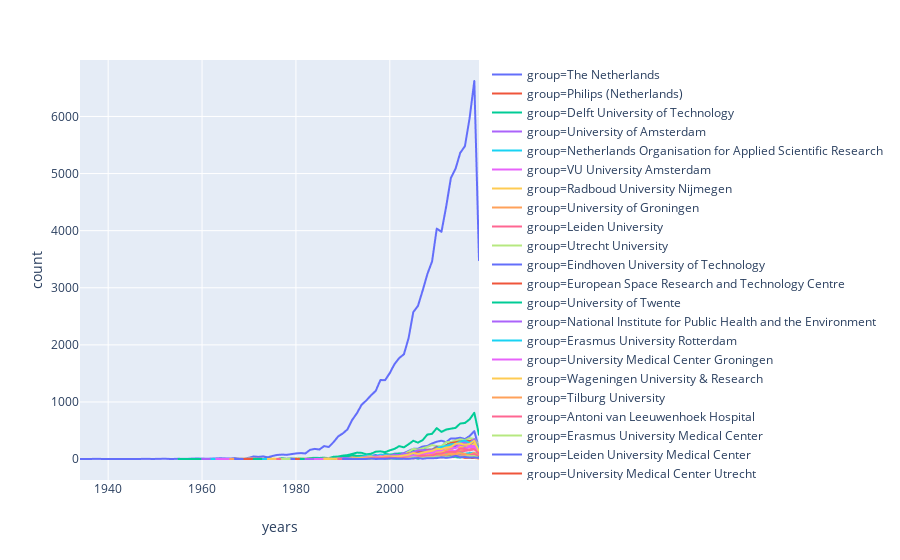

The notebook cell this image was saved under:
### Markdown cell above
### Third, let's sort the data by year and visualize it

### Code cell
# rename columns and sort by year
seed.rename(columns={'id':'years'}, inplace=True)
seed.sort_values(by="years", inplace=True)
seed.reset_index(drop=True)
px.line(seed, x="years", y="count", color="group")

### Figure 1 — Plotly figure (JSON) as saved in the notebook; plotly's stock layout.template omitted (floating-point values rounded to 4 significant figures)
{"data": [{"hoverlabel": {"namelength": 0}, "hovertemplate": "group=The Netherlands<br>years=%{x}<br>count=%{y}", "legendgroup": "group=The Netherlands", "line": {"color": "#636efa", "dash": "solid"}, "mode": "lines", "name": "group=The Netherlands", "showlegend": true, "type": "scattergl", "uid": "c6f48e9d-8656-49e8-8f30-79867986c7db", "x": [1934, 1935, 1938, 1939, 1944, 1947, 1948, 1949, 1950, 1951, 1952, 1953, 1954, 1955, 1956, 1957, 1958, 1959, 1960, 1961, 1962, 1963, 1964, 1965, 1966, 1967, 1968, 1969, 1970, 1971, 1972, 1973, 1974, 1975, 1976, 1977, 1978, 1979, 1980, 1981, 1982, 1983, 1984, 1985, 1986, 1987, 1988, 1989, 1990, 1991, 1992, 1993, 1994, 1995, 1996, 1997, 1998, 1999, 2000, 2001, 2002, 2003, 2004, 2005, 2006, 2007, 2008, 2009, 2010, 2011, 2012, 2013, 2014, 2015, 2016, 2017, 2018, 2019], "xaxis": "x", "y": [1, 1, 3, 1, 1, 2, 3, 2, 2, 3, 6, 2, 2, 5, 3, 4, 8, 9, 8, 5, 8, 11, 14, 11, 10, 18, 9, 10, 22, 45, 38, 47, 30, 54, 72, 78, 74, 86, 98, 105, 98, 161, 178, 167, 227, 211, 295, 396, 450, 521, 687, 804, 952, 1026, 1117, 1194, 1384, 1382, 1507, 1663, 1769, 1835, 2118, 2573, 2683, 2953, 3240, 3461, 4036, 3979, 4418, 4918, 5083, 5362, 5480, 5972, 6621, 3483], "yaxis": "y"}, {"hoverlabel": {"namelength": 0}, "hovertemplate": "group=Philips (Netherlands)<br>years=%{x}<br>count=%{y}", "legendgroup": "group=Philips (Netherlands)", "line": {"color": "#EF553B", "dash": "solid"}, "mode": "lines", "name": "group=Philips (Netherlands)", "showlegend": true, "type": "scattergl", "uid": "f013263c-fc15-481c-877b-2b236ab578f5", "x": [1955, 1959, 1960, 1962, 1965, 1966, 1968, 1970, 1971, 1972, 1973, 1974, 1975, 1976, 1977, 1978, 1979, 1980, 1981, 1982, 1983, 1984, 1985, 1986, 1987, 1988, 1989, 1990, 1991, 1992, 1993, 1994, 1995, 1996, 1997, 1998, 1999, 2000, 2001, 2002, 2003, 2004, 2005, 2006, 2007, 2008, 2009, 2010, 2011, 2012, 2013, 2014, 2015, 2016, 2017, 2018, 2019], "xaxis": "x", "y": [1, 1, 2, 1, 2, 1, 1, 2, 2, 3, 4, 6, 7, 3, 5, 3, 1, 3, 1, 7, 4, 7, 7, 12, 9, 23, 22, 32, 29, 21, 20, 24, 26, 27, 23, 31, 36, 31, 46, 74, 67, 74, 82, 55, 47, 41, 45, 37, 41, 42, 30, 43, 37, 21, 20, 18, 14], "yaxis": "y"}, {"hoverlabel": {"namelength": 0}, "hovertemplate": "group=Delft University of Technology<br>years=%{x}<br>count=%{y}", "legendgroup": "group=Delft University of Technology", "line": {"color": "#00cc96", "dash": "solid"}, "mode": "lines", "name": "group=Delft University of Technology", "showlegend": true, "type": "scattergl", "uid": "31635e0d-b910-4e9f-8d4b-7d7b56ac15cd", "x": [1955, 1956, 1958, 1963, 1964, 1965, 1967, 1969, 1970, 1971, 1972, 1973, 1975, 1976, 1977, 1978, 1979, 1980, 1981, 1982, 1983, 1984, 1985, 1986, 1987, 1988, 1989, 1990, 1991, 1992, 1993, 1994, 1995, 1996, 1997, 1998, 1999, 2000, 2001, 2002, 2003, 2004, 2005, 2006, 2007, 2008, 2009, 2010, 2011, 2012, 2013, 2014, 2015, 2016, 2017, 2018, 2019], "xaxis": "x", "y": [1, 1, 1, 1, 2, 1, 1, 2, 3, 5, 3, 5, 6, 4, 14, 8, 12, 12, 11, 9, 17, 22, 19, 24, 15, 40, 44, 61, 69, 90, 112, 109, 83, 93, 129, 135, 120, 153, 178, 226, 205, 260, 320, 288, 331, 429, 442, 542, 476, 517, 532, 546, 622, 632, 696, 810, 425], "yaxis": "y"}, {"hoverlabel": {"namelength": 0}, "hovertemplate": "group=University of Amsterdam<br>years=%{x}<br>count=%{y}", "legendgroup": "group=University of Amsterdam", "line": {"color": "#ab63fa", "dash": "solid"}, "mode": "lines", "name": "group=University of Amsterdam", "showlegend": true, "type": "scattergl", "uid": "e6dbe32c-1eba-4d54-bf2f-f7e7deace315", "x": [1960, 1968, 1970, 1973, 1974, 1975, 1976, 1977, 1978, 1979, 1980, 1981, 1982, 1983, 1984, 1985, 1986, 1987, 1988, 1989, 1990, 1991, 1992, 1993, 1994, 1995, 1996, 1997, 1998, 1999, 2000, 2001, 2002, 2003, 2004, 2005, 2006, 2007, 2008, 2009, 2010, 2011, 2012, 2013, 2014, 2015, 2016, 2017, 2018, 2019], "xaxis": "x", "y": [1, 1, 2, 1, 1, 1, 5, 2, 8, 3, 3, 4, 5, 4, 6, 8, 11, 12, 10, 16, 8, 25, 31, 28, 35, 28, 43, 51, 45, 28, 39, 57, 54, 46, 62, 81, 78, 105, 99, 114, 114, 116, 174, 172, 202, 206, 201, 238, 281, 261], "yaxis": "y"}, {"hoverlabel": {"namelength": 0}, "hovertemplate": "group=Netherlands Organisation for Applied Scientific Research<br>years=%{x}<br>count=%{y}", "legendgroup": "group=Netherlands Organisation for Applied Scientific Research", "line": {"color": "#19d3f3", "dash": "solid"}, "mode": "lines", "name": "group=Netherlands Organisation for Applied Scientific Research", "showlegend": true, "type": "scattergl", "uid": "cac29a45-48e0-43bd-bd13-5b2fca6595e2", "x": [1962, 1964, 1967, 1971, 1974, 1975, 1978, 1979, 1980, 1981, 1982, 1983, 1984, 1985, 1986, 1987, 1988, 1989, 1990, 1991, 1992, 1993, 1994, 1995, 1996, 1997, 1998, 1999, 2000, 2001, 2002, 2003, 2004, 2005, 2006, 2007, 2008, 2009, 2010, 2011, 2012, 2013, 2014, 2015, 2016, 2017, 2018, 2019], "xaxis": "x", "y": [1, 1, 2, 2, 1, 1, 1, 1, 1, 6, 1, 2, 6, 2, 9, 3, 7, 4, 6, 7, 9, 18, 19, 10, 28, 27, 33, 18, 26, 30, 25, 46, 33, 48, 48, 63, 62, 75, 81, 94, 84, 100, 112, 72, 76, 106, 74, 31], "yaxis": "y"}, {"hoverlabel": {"namelength": 0}, "hovertemplate": "group=VU University Amsterdam<br>years=%{x}<br>count=%{y}", "legendgroup": "group=VU University Amsterdam", "line": {"color": "#e763fa", "dash": "solid"}, "mode": "lines", "name": "group=VU University Amsterdam", "showlegend": true, "type": "scattergl", "uid": "247f61e1-fd75-4acb-a275-18e52c43b7d0", "x": [1963, 1971, 1975, 1977, 1978, 1979, 1980, 1981, 1982, 1983, 1984, 1985, 1986, 1987, 1988, 1989, 1990, 1991, 1992, 1993, 1994, 1995, 1996, 1997, 1998, 1999, 2000, 2001, 2002, 2003, 2004, 2005, 2006, 2007, 2008, 2009, 2010, 2011, 2012, 2013, 2014, 2015, 2016, 2017, 2018, 2019], "xaxis": "x", "y": [2, 1, 1, 2, 2, 4, 2, 6, 6, 10, 13, 11, 7, 13, 12, 11, 14, 16, 16, 27, 25, 30, 43, 30, 45, 47, 56, 53, 48, 58, 64, 86, 104, 102, 136, 144, 153, 140, 183, 193, 241, 252, 261, 231, 268, 196], "yaxis": "y"}, {"hoverlabel": {"namelength": 0}, "hovertemplate": "group=Radboud University Nijmegen<br>years=%{x}<br>count=%{y}", "legendgroup": "group=Radboud University Nijmegen", "line": {"color": "#FECB52", "dash": "solid"}, "mode": "lines", "name": "group=Radboud University Nijmegen", "showlegend": true, "type": "scattergl", "uid": "79e56016-918e-4ef1-b0ad-814207bb3dc7", "x": [1966, 1971, 1972, 1973, 1974, 1975, 1976, 1977, 1978, 1979, 1980, 1981, 1982, 1983, 1984, 1985, 1986, 1987, 1988, 1989, 1990, 1991, 1992, 1993, 1994, 1995, 1996, 1997, 1998, 1999, 2000, 2001, 2002, 2003, 2004, 2005, 2006, 2007, 2008, 2009, 2010, 2011, 2012, 2013, 2014, 2015, 2016, 2017, 2018, 2019], "xaxis": "x", "y": [2, 11, 4, 6, 1, 8, 5, 1, 3, 7, 15, 4, 5, 4, 10, 4, 10, 14, 6, 17, 16, 15, 18, 22, 29, 32, 26, 37, 51, 38, 35, 34, 27, 31, 28, 42, 48, 73, 57, 93, 113, 122, 124, 151, 122, 170, 166, 174, 197, 101], "yaxis": "y"}, {"hoverlabel": {"namelength": 0}, "hovertemplate": "group=University of Groningen<br>years=%{x}<br>count=%{y}", "legendgroup": "group=University of Groningen", "line": {"color": "#FFA15A", "dash": "solid"}, "mode": "lines", "name": "group=University of Groningen", "showlegend": true, "type": "scattergl", "uid": "cf959ffd-31ae-473c-b0d1-a877d6df973e", "x": [1966, 1967, 1970, 1971, 1972, 1973, 1974, 1975, 1976, 1977, 1978, 1979, 1980, 1981, 1982, 1983, 1984, 1985, 1986, 1987, 1988, 1989, 1990, 1991, 1992, 1993, 1994, 1995, 1996, 1997, 1998, 1999, 2000, 2001, 2002, 2003, 2004, 2005, 2006, 2007, 2008, 2009, 2010, 2011, 2012, 2013, 2014, 2015, 2016, 2017, 2018, 2019], "xaxis": "x", "y": [1, 1, 1, 3, 1, 1, 1, 2, 1, 2, 4, 1, 3, 4, 8, 8, 4, 8, 10, 16, 12, 18, 25, 21, 27, 22, 29, 26, 38, 31, 48, 40, 58, 63, 61, 62, 85, 96, 82, 85, 95, 106, 140, 165, 156, 167, 216, 209, 227, 268, 304, 127], "yaxis": "y"}, {"hoverlabel": {"namelength": 0}, "hovertemplate": "group=Leiden University<br>years=%{x}<br>count=%{y}", "legendgroup": "group=Leiden University", "line": {"color": "#FF6692", "dash": "solid"}, "mode": "lines", "name": "group=Leiden University", "showlegend": true, "type": "scattergl", "uid": "9de0c0c8-df37-45d6-a713-b718b2ab8ad6", "x": [1967, 1968, 1970, 1971, 1973, 1974, 1975, 1976, 1978, 1979, 1981, 1982, 1984, 1985, 1986, 1987, 1988, 1989, 1990, 1991, 1992, 1993, 1994, 1995, 1996, 1997, 1998, 1999, 2000, 2001, 2002, 2003, 2004, 2005, 2006, 2007, 2008, 2009, 2010, 2011, 2012, 2013, 2014, 2015, 2016, 2017, 2018, 2019], "xaxis": "x", "y": [1, 1, 1, 1, 2, 1, 1, 1, 1, 4, 6, 1, 6, 3, 4, 6, 9, 13, 19, 21, 21, 23, 26, 29, 29, 38, 27, 22, 19, 26, 28, 32, 43, 46, 58, 49, 53, 55, 74, 51, 93, 90, 95, 133, 142, 159, 200, 90], "yaxis": "y"}, {"hoverlabel": {"namelength": 0}, "hovertemplate": "group=Utrecht University<br>years=%{x}<br>count=%{y}", "legendgroup": "group=Utrecht University", "line": {"color": "#B6E880", "dash": "solid"}, "mode": "lines", "name": "group=Utrecht University", "showlegend": true, "type": "scattergl", "uid": "32e5139e-cbdc-4157-bcee-8c7dc110836e", "x": [1967, 1973, 1975, 1976, 1977, 1978, 1979, 1980, 1981, 1983, 1984, 1985, 1986, 1987, 1988, 1989, 1990, 1991, 1992, 1993, 1994, 1995, 1996, 1997, 1998, 1999, 2000, 2001, 2002, 2003, 2004, 2005, 2006, 2007, 2008, 2009, 2010, 2011, 2012, 2013, 2014, 2015, 2016, 2017, 2018, 2019], "xaxis": "x", "y": [1, 1, 3, 1, 2, 2, 6, 1, 5, 7, 5, 5, 8, 6, 10, 13, 15, 14, 17, 27, 28, 29, 27, 52, 58, 66, 63, 61, 73, 86, 87, 104, 108, 130, 112, 154, 183, 184, 220, 237, 263, 255, 266, 304, 344, 206], "yaxis": "y"}, {"hoverlabel": {"namelength": 0}, "hovertemplate": "group=Eindhoven University of Technology<br>years=%{x}<br>count=%{y}", "legendgroup": "group=Eindhoven University of Technology", "line": {"color": "#636efa", "dash": "solid"}, "mode": "lines", "name": "group=Eindhoven University of Technology", "showlegend": true, "type": "scattergl", "uid": "e91dda2e-2bbc-45d9-86b5-8d720ced0c1a", "x": [1967, 1970, 1972, 1973, 1975, 1976, 1977, 1978, 1979, 1980, 1981, 1982, 1983, 1984, 1985, 1986, 1987, 1988, 1989, 1990, 1991, 1992, 1993, 1994, 1995, 1996, 1997, 1998, 1999, 2000, 2001, 2002, 2003, 2004, 2005, 2006, 2007, 2008, 2009, 2010, 2011, 2012, 2013, 2014, 2015, 2016, 2017, 2018, 2019], "xaxis": "x", "y": [1, 2, 1, 3, 2, 3, 1, 3, 8, 6, 5, 6, 9, 8, 7, 8, 5, 14, 22, 26, 27, 42, 44, 47, 50, 54, 72, 47, 48, 62, 94, 96, 104, 142, 180, 181, 220, 229, 273, 304, 321, 296, 361, 360, 374, 350, 403, 489, 186], "yaxis": "y"}, {"hoverlabel": {"namelength": 0}, "hovertemplate": "group=European Space Research and Technology Centre<br>years=%{x}<br>count=%{y}", "legendgroup": "group=European Space Research and Technology Centre", "line": {"color": "#EF553B", "dash": "solid"}, "mode": "lines", "name": "group=European Space Research and Technology Centre", "showlegend": true, "type": "scattergl", "uid": "02dc3229-f7c2-4fc2-a5bb-9c7f77040719", "x": [1969, 1972, 1973, 1974, 1976, 1977, 1978, 1979, 1980, 1981, 1982, 1983, 1984, 1985, 1986, 1987, 1988, 1989, 1990, 1991, 1992, 1993, 1994, 1995, 1996, 1997, 1998, 1999, 2000, 2001, 2002, 2003, 2004, 2005, 2006, 2007, 2008, 2009, 2010, 2011, 2012, 2013, 2014, 2015, 2016, 2017, 2018, 2019], "xaxis": "x", "y": [1, 1, 3, 1, 4, 6, 2, 1, 6, 1, 3, 4, 5, 7, 6, 7, 7, 6, 7, 6, 10, 12, 12, 12, 12, 8, 10, 12, 13, 17, 14, 29, 32, 28, 35, 36, 38, 35, 48, 27, 45, 66, 57, 52, 56, 90, 101, 26], "yaxis": "y"}, {"hoverlabel": {"namelength": 0}, "hovertemplate": "group=University of Twente<br>years=%{x}<br>count=%{y}", "legendgroup": "group=University of Twente", "line": {"color": "#00cc96", "dash": "solid"}, "mode": "lines", "name": "group=University of Twente", "showlegend": true, "type": "scattergl", "uid": "9040db81-b149-403a-9aa1-8ec98fe8e6de", "x": [1971, 1973, 1975, 1976, 1977, 1978, 1979, 1980, 1981, 1982, 1983, 1984, 1985, 1986, 1987, 1988, 1989, 1990, 1991, 1992, 1993, 1994, 1995, 1996, 1997, 1998, 1999, 2000, 2001, 2002, 2003, 2004, 2005, 2006, 2007, 2008, 2009, 2010, 2011, 2012, 2013, 2014, 2015, 2016, 2017, 2018, 2019], "xaxis": "x", "y": [1, 1, 2, 3, 2, 4, 4, 7, 4, 4, 13, 11, 14, 7, 15, 22, 37, 40, 51, 68, 54, 58, 54, 47, 64, 63, 89, 79, 84, 99, 89, 95, 149, 134, 164, 166, 168, 211, 188, 243, 292, 284, 271, 310, 278, 342, 168], "yaxis": "y"}, {"hoverlabel": {"namelength": 0}, "hovertemplate": "group=National Institute for Public Health and the Environment<br>years=%{x}<br>count=%{y}", "legendgroup": "group=National Institute for Public Health and the Environment", "line": {"color": "#ab63fa", "dash": "solid"}, "mode": "lines", "name": "group=National Institute for Public Health and the Environment", "showlegend": true, "type": "scattergl", "uid": "7554fab8-1de2-4c39-9610-c8a56c922019", "x": [1973, 1978, 1983, 1985, 1986, 1988, 1989, 1990, 1991, 1992, 1993, 1994, 1995, 1996, 1997, 1998, 1999, 2000, 2001, 2002, 2003, 2004, 2005, 2006, 2007, 2008, 2009, 2010, 2011, 2012, 2013, 2014, 2015, 2016, 2017, 2018, 2019], "xaxis": "x", "y": [1, 1, 1, 1, 3, 1, 2, 2, 4, 2, 2, 8, 16, 8, 18, 12, 14, 12, 13, 26, 13, 14, 23, 28, 29, 25, 29, 36, 51, 49, 67, 51, 58, 59, 51, 59, 40], "yaxis": "y"}, {"hoverlabel": {"namelength": 0}, "hovertemplate": "group=Erasmus University Rotterdam<br>years=%{x}<br>count=%{y}", "legendgroup": "group=Erasmus University Rotterdam", "line": {"color": "#19d3f3", "dash": "solid"}, "mode": "lines", "name": "group=Erasmus University Rotterdam", "showlegend": true, "type": "scattergl", "uid": "8bb8924b-b828-4bc6-a9d1-1e4ca9581b62", "x": [1973, 1976, 1978, 1979, 1980, 1981, 1982, 1983, 1984, 1985, 1986, 1987, 1988, 1989, 1990, 1991, 1992, 1993, 1994, 1995, 1996, 1997, 1998, 1999, 2000, 2001, 2002, 2003, 2004, 2005, 2006, 2007, 2008, 2009, 2010, 2011, 2012, 2013, 2014, 2015, 2016, 2017, 2018, 2019], "xaxis": "x", "y": [1, 1, 1, 2, 3, 5, 3, 2, 2, 6, 4, 3, 7, 7, 12, 11, 21, 24, 37, 60, 57, 55, 78, 73, 66, 58, 29, 29, 34, 36, 48, 43, 49, 69, 68, 73, 94, 111, 95, 112, 93, 104, 110, 78], "yaxis": "y"}, {"hoverlabel": {"namelength": 0}, "hovertemplate": "group=University Medical Center Groningen<br>years=%{x}<br>count=%{y}", "legendgroup": "group=University Medical Center Groningen", "line": {"color": "#e763fa", "dash": "solid"}, "mode": "lines", "name": "group=University Medical Center Groningen", "showlegend": true, "type": "scattergl", "uid": "68b7e140-3136-46af-99ac-29f0045bec46", "x": [1974, 1975, 1976, 1978, 1981, 1982, 1985, 1987, 1988, 1989, 1990, 1991, 1992, 1993, 1994, 1995, 1996, 1997, 1998, 1999, 2000, 2001, 2002, 2003, 2004, 2005, 2006, 2007, 2008, 2009, 2010, 2011, 2012, 2013, 2014, 2015, 2016, 2017, 2018, 2019], "xaxis": "x", "y": [1, 1, 1, 1, 1, 1, 1, 1, 1, 5, 2, 2, 10, 15, 14, 16, 20, 16, 20, 31, 28, 23, 22, 39, 35, 53, 44, 36, 43, 70, 96, 97, 121, 148, 141, 181, 184, 209, 208, 141], "yaxis": "y"}, {"hoverlabel": {"namelength": 0}, "hovertemplate": "group=Wageningen University & Research<br>years=%{x}<br>count=%{y}", "legendgroup": "group=Wageningen University & Research", "line": {"color": "#FECB52", "dash": "solid"}, "mode": "lines", "name": "group=Wageningen University & Research", "showlegend": true, "type": "scattergl", "uid": "6791965e-010d-4f04-b302-a69c2b1ca3c0", "x": [1974, 1976, 1977, 1978, 1979, 1980, 1981, 1982, 1983, 1984, 1985, 1986, 1987, 1988, 1989, 1990, 1991, 1992, 1993, 1994, 1995, 1996, 1997, 1998, 1999, 2000, 2001, 2002, 2003, 2004, 2005, 2006, 2007, 2008, 2009, 2010, 2011, 2012, 2013, 2014, 2015, 2016, 2017, 2018, 2019], "xaxis": "x", "y": [1, 3, 1, 4, 2, 3, 5, 7, 5, 4, 4, 8, 12, 7, 14, 16, 15, 27, 21, 21, 43, 46, 45, 54, 54, 61, 68, 60, 70, 60, 90, 88, 127, 106, 105, 144, 147, 187, 199, 201, 224, 231, 239, 267, 154], "yaxis": "y"}, {"hoverlabel": {"namelength": 0}, "hovertemplate": "group=Tilburg University<br>years=%{x}<br>count=%{y}", "legendgroup": "group=Tilburg University", "line": {"color": "#FFA15A", "dash": "solid"}, "mode": "lines", "name": "group=Tilburg University", "showlegend": true, "type": "scattergl", "uid": "0f53e8c0-014f-4d75-94eb-366371152d75", "x": [1976, 1978, 1979, 1980, 1981, 1982, 1985, 1986, 1987, 1988, 1989, 1990, 1991, 1992, 1993, 1994, 1995, 1996, 1997, 1998, 1999, 2000, 2001, 2002, 2003, 2004, 2005, 2006, 2007, 2008, 2009, 2010, 2011, 2012, 2013, 2014, 2015, 2016, 2017, 2018, 2019], "xaxis": "x", "y": [1, 1, 2, 1, 1, 3, 2, 4, 3, 4, 3, 3, 2, 7, 5, 4, 15, 10, 14, 27, 18, 10, 12, 16, 21, 18, 46, 38, 34, 49, 78, 78, 82, 75, 79, 86, 100, 77, 76, 109, 62], "yaxis": "y"}, {"hoverlabel": {"namelength": 0}, "hovertemplate": "group=Antoni van Leeuwenhoek Hospital<br>years=%{x}<br>count=%{y}", "legendgroup": "group=Antoni van Leeuwenhoek Hospital", "line": {"color": "#FF6692", "dash": "solid"}, "mode": "lines", "name": "group=Antoni van Leeuwenhoek Hospital", "showlegend": true, "type": "scattergl", "uid": "a275d162-3d69-4857-ac09-c9864db27fb0", "x": [1976, 1979, 1980, 1982, 1987, 1989, 1990, 1991, 1992, 1993, 1994, 1995, 1996, 1997, 1998, 1999, 2000, 2001, 2002, 2003, 2004, 2005, 2006, 2007, 2008, 2009, 2010, 2011, 2012, 2013, 2014, 2015, 2016, 2017, 2018, 2019], "xaxis": "x", "y": [1, 1, 1, 1, 1, 2, 2, 2, 3, 1, 2, 5, 3, 11, 3, 10, 8, 8, 12, 4, 10, 6, 22, 20, 23, 26, 27, 24, 31, 32, 36, 56, 62, 63, 86, 50], "yaxis": "y"}, {"hoverlabel": {"namelength": 0}, "hovertemplate": "group=Erasmus University Medical Center<br>years=%{x}<br>count=%{y}", "legendgroup": "group=Erasmus University Medical Center", "line": {"color": "#B6E880", "dash": "solid"}, "mode": "lines", "name": "group=Erasmus University Medical Center", "showlegend": true, "type": "scattergl", "uid": "7700fe3f-48b9-412e-a05b-45f48ccb515d", "x": [1977, 1978, 1982, 1984, 1985, 1988, 1989, 1990, 1991, 1992, 1993, 1994, 1995, 1996, 1997, 1998, 1999, 2000, 2001, 2002, 2003, 2004, 2005, 2006, 2007, 2008, 2009, 2010, 2011, 2012, 2013, 2014, 2015, 2016, 2017, 2018, 2019], "xaxis": "x", "y": [2, 1, 1, 2, 1, 2, 4, 3, 4, 12, 9, 16, 20, 17, 20, 30, 36, 43, 41, 56, 84, 128, 177, 166, 190, 213, 245, 226, 227, 297, 298, 326, 346, 332, 367, 352, 238], "yaxis": "y"}, {"hoverlabel": {"namelength": 0}, "hovertemplate": "group=Leiden University Medical Center<br>years=%{x}<br>count=%{y}", "legendgroup": "group=Leiden University Medical Center", "line": {"color": "#636efa", "dash": "solid"}, "mode": "lines", "name": "group=Leiden University Medical Center", "showlegend": true, "type": "scattergl", "uid": "ea195b83-9bba-4f96-a4a7-bd2aaffec975", "x": [1979, 1981, 1986, 1988, 1989, 1990, 1991, 1992, 1993, 1994, 1995, 1996, 1997, 1998, 1999, 2000, 2001, 2002, 2003, 2004, 2005, 2006, 2007, 2008, 2009, 2010, 2011, 2012, 2013, 2014, 2015, 2016, 2017, 2018, 2019], "xaxis": "x", "y": [1, 1, 2, 3, 5, 6, 7, 9, 13, 15, 33, 35, 36, 38, 27, 49, 42, 58, 52, 82, 85, 104, 125, 155, 165, 216, 178, 209, 210, 231, 247, 240, 255, 308, 196], "yaxis": "y"}, {"hoverlabel": {"namelength": 0}, "hovertemplate": "group=University Medical Center Utrecht<br>years=%{x}<br>count=%{y}", "legendgroup": "group=University Medical Center Utrecht", "line": {"color": "#EF553B", "dash": "solid"}, "mode": "lines", "name": "group=University Medical Center Utrecht", "showlegend": true, "type": "scattergl", "uid": "d0dd4cab-e6ff-499d-9436-5ad2f2255ab0", "x": [1980, 1985, 1987, 1988, 1989, 1990, 1991, 1992, 1993, 1994, 1995, 1996, 1997, 1998, 1999, 2000, 2001, 2002, 2003, 2004, 2005, 2006, 2007, 2008, 2009, 2010, 2011, 2012, 2013, 2014, 2015, 2016, 2017, 2018, 2019], "xaxis": "x", "y": [1, 1, 1, 1, 3, 2, 8, 8, 6, 16, 17, 20, 17, 29, 27, 50, 59, 73, 82, 99, 106, 141, 141, 164, 163, 198, 192, 238, 281, 294, 312, 321, 318, 334, 175], "yaxis": "y"}, {"hoverlabel": {"namelength": 0}, "hovertemplate": "group=Sophia Children's Hospital<br>years=%{x}<br>count=%{y}", "legendgroup": "group=Sophia Children's Hospital", "line": {"color": "#00cc96", "dash": "solid"}, "mode": "lines", "name": "group=Sophia Children's Hospital", "showlegend": true, "type": "scattergl", "uid": "2b41657f-c0c3-48d2-8082-969ed35a7e0b", "x": [1981, 1993, 1994, 1995, 1996, 1997, 1998, 1999, 2000, 2001, 2002, 2003, 2004, 2005, 2006, 2007, 2008, 2009, 2010, 2011, 2012, 2013, 2014, 2015, 2016, 2017, 2018, 2019], "xaxis": "x", "y": [1, 3, 2, 6, 3, 6, 5, 4, 6, 2, 4, 3, 7, 23, 6, 18, 23, 24, 31, 27, 35, 44, 33, 25, 42, 38, 51, 28], "yaxis": "y"}, {"hoverlabel": {"namelength": 0}, "hovertemplate": "group=Maastricht University<br>years=%{x}<br>count=%{y}", "legendgroup": "group=Maastricht University", "line": {"color": "#ab63fa", "dash": "solid"}, "mode": "lines", "name": "group=Maastricht University", "showlegend": true, "type": "scattergl", "uid": "1590f34a-fd1f-41b8-9429-7ee55ecc7271", "x": [1982, 1986, 1987, 1988, 1989, 1990, 1991, 1992, 1993, 1994, 1995, 1996, 1997, 1998, 1999, 2000, 2001, 2002, 2003, 2004, 2005, 2006, 2007, 2008, 2009, 2010, 2011, 2012, 2013, 2014, 2015, 2016, 2017, 2018, 2019], "xaxis": "x", "y": [1, 3, 3, 6, 8, 15, 18, 10, 14, 28, 41, 33, 55, 47, 61, 58, 77, 70, 99, 84, 125, 152, 157, 151, 157, 181, 184, 219, 217, 248, 281, 290, 282, 348, 194], "yaxis": "y"}, {"hoverlabel": {"namelength": 0}, "hovertemplate": "group=Radboud University Nijmegen Medical Centre<br>years=%{x}<br>count=%{y}", "legendgroup": "group=Radboud University Nijmegen Medical Centre", "line": {"color": "#19d3f3", "dash": "solid"}, "mode": "lines", "name": "group=Radboud University Nijmegen Medical Centre", "showlegend": true, "type": "scattergl", "uid": "ac37c782-b618-4838-8c30-7d670edaf10d", "x": [1984, 1988, 1989, 1990, 1991, 1992, 1993, 1994, 1995, 1996, 1997, 1998, 1999, 2000, 2001, 2002, 2003, 2004, 2005, 2006, 2007, 2008, 2009, 2010, 2011, 2012, 2013, 2014, 2015, 2016, 2017, 2018, 2019], "xaxis": "x", "y": [1, 2, 4, 1, 7, 8, 14, 20, 30, 21, 19, 34, 22, 29, 51, 47, 67, 70, 81, 88, 115, 127, 146, 189, 213, 229, 259, 267, 307, 324, 283, 319, 178], "yaxis": "y"}, {"hoverlabel": {"namelength": 0}, "hovertemplate": "group=Academic Medical Center<br>years=%{x}<br>count=%{y}", "legendgroup": "group=Academic Medical Center", "line": {"color": "#e763fa", "dash": "solid"}, "mode": "lines", "name": "group=Academic Medical Center", "showlegend": true, "type": "scattergl", "uid": "8eaefe5c-a46a-4009-b5c3-5356da68eb1a", "x": [1984, 1986, 1987, 1989, 1990, 1991, 1992, 1993, 1994, 1995, 1996, 1997, 1998, 1999, 2000, 2001, 2002, 2003, 2004, 2005, 2006, 2007, 2008, 2009, 2010, 2011, 2012, 2013, 2014, 2015, 2016, 2017, 2018, 2019], "xaxis": "x", "y": [1, 2, 3, 3, 4, 3, 5, 13, 22, 30, 36, 28, 47, 34, 42, 37, 38, 40, 50, 63, 75, 91, 106, 106, 151, 151, 201, 197, 192, 252, 251, 232, 226, 94], "yaxis": "y"}, {"hoverlabel": {"namelength": 0}, "hovertemplate": "group=VU University Medical Center<br>years=%{x}<br>count=%{y}", "legendgroup": "group=VU University Medical Center", "line": {"color": "#FECB52", "dash": "solid"}, "mode": "lines", "name": "group=VU University Medical Center", "showlegend": true, "type": "scattergl", "uid": "d6af2325-faba-4982-88a2-ca54cd58fecc", "x": [1986, 1987, 1988, 1989, 1990, 1991, 1992, 1993, 1994, 1995, 1996, 1997, 1998, 1999, 2000, 2001, 2002, 2003, 2004, 2005, 2006, 2007, 2008, 2009, 2010, 2011, 2012, 2013, 2014, 2015, 2016, 2017, 2018, 2019], "xaxis": "x", "y": [2, 1, 3, 1, 2, 2, 7, 12, 25, 27, 33, 26, 28, 51, 48, 46, 51, 63, 78, 106, 90, 111, 131, 144, 178, 174, 203, 211, 268, 273, 248, 264, 319, 131], "yaxis": "y"}, {"hoverlabel": {"namelength": 0}, "hovertemplate": "group=EMGO Institute for Health and Care Research<br>years=%{x}<br>count=%{y}", "legendgroup": "group=EMGO Institute for Health and Care Research", "line": {"color": "#FFA15A", "dash": "solid"}, "mode": "lines", "name": "group=EMGO Institute for Health and Care Research", "showlegend": true, "type": "scattergl", "uid": "5d4152ca-7e61-4f0d-ab01-0310f5b22d59", "x": [1989, 1993, 1994, 1995, 1996, 1997, 1998, 1999, 2000, 2001, 2002, 2003, 2004, 2005, 2006, 2007, 2008, 2009, 2010, 2011, 2012, 2013, 2014, 2015, 2016, 2017, 2018, 2019], "xaxis": "x", "y": [1, 1, 1, 4, 5, 11, 12, 9, 23, 20, 20, 22, 30, 29, 23, 43, 57, 59, 76, 72, 79, 99, 119, 104, 91, 48, 23, 4], "yaxis": "y"}, {"hoverlabel": {"namelength": 0}, "hovertemplate": "group=Maastricht University Medical Centre<br>years=%{x}<br>count=%{y}", "legendgroup": "group=Maastricht University Medical Centre", "line": {"color": "#FF6692", "dash": "solid"}, "mode": "lines", "name": "group=Maastricht University Medical Centre", "showlegend": true, "type": "scattergl", "uid": "4139fb36-e8aa-4113-a05e-527d07d1fb03", "x": [1989, 1991, 1992, 1993, 1994, 1995, 1996, 1997, 1998, 1999, 2000, 2001, 2002, 2003, 2004, 2005, 2006, 2007, 2008, 2009, 2010, 2011, 2012, 2013, 2014, 2015, 2016, 2017, 2018, 2019], "xaxis": "x", "y": [1, 1, 4, 2, 5, 9, 16, 18, 17, 26, 27, 19, 22, 22, 22, 28, 50, 61, 55, 61, 94, 97, 123, 127, 122, 184, 175, 152, 171, 98], "yaxis": "y"}, {"hoverlabel": {"namelength": 0}, "hovertemplate": "group=Open University in the Netherlands<br>years=%{x}<br>count=%{y}", "legendgroup": "group=Open University in the Netherlands", "line": {"color": "#B6E880", "dash": "solid"}, "mode": "lines", "name": "group=Open University in the Netherlands", "showlegend": true, "type": "scattergl", "uid": "bcaffa7e-b7ed-43da-9b8f-0810384beda9", "x": [1990, 1991, 1992, 1993, 1995, 1996, 1997, 1998, 1999, 2000, 2001, 2002, 2003, 2004, 2005, 2006, 2007, 2008, 2009, 2010, 2011, 2012, 2013, 2014, 2015, 2016, 2017, 2018, 2019], "xaxis": "x", "y": [1, 2, 1, 1, 1, 2, 3, 4, 1, 1, 8, 11, 3, 12, 33, 24, 19, 29, 32, 32, 35, 33, 38, 48, 44, 44, 51, 53, 19], "yaxis": "y"}, {"hoverlabel": {"namelength": 0}, "hovertemplate": "group=Netherlands Institute for Health Services Research<br>years=%{x}<br>count=%{y}", "legendgroup": "group=Netherlands Institute for Health Services Research", "line": {"color": "#636efa", "dash": "solid"}, "mode": "lines", "name": "group=Netherlands Institute for Health Services Research", "showlegend": true, "type": "scattergl", "uid": "f1a80f6f-6856-420b-9cc8-33920379bb54", "x": [1990, 1994, 1995, 1996, 1997, 1998, 1999, 2000, 2001, 2002, 2003, 2004, 2005, 2006, 2007, 2008, 2009, 2010, 2011, 2012, 2013, 2014, 2015, 2016, 2017, 2018, 2019], "xaxis": "x", "y": [1, 1, 2, 8, 1, 4, 3, 9, 10, 7, 5, 2, 12, 17, 5, 14, 14, 17, 30, 21, 30, 56, 32, 36, 27, 29, 19], "yaxis": "y"}], "layout": {"autosize": true, "grid": {"xaxes": ["x"], "xgap": 0.1, "xside": "bottom", "yaxes": ["y"], "ygap": 0.1, "yside": "left"}, "legend": {"tracegroupgap": 0}, "margin": {"t": 60}, "xaxis": {"autorange": true, "range": [1934, 2019], "title": {"text": "years"}, "type": "linear"}, "yaxis": {"autorange": true, "range": [-366.8, 6989.0], "title": {"text": "count"}, "type": "linear"}}}
